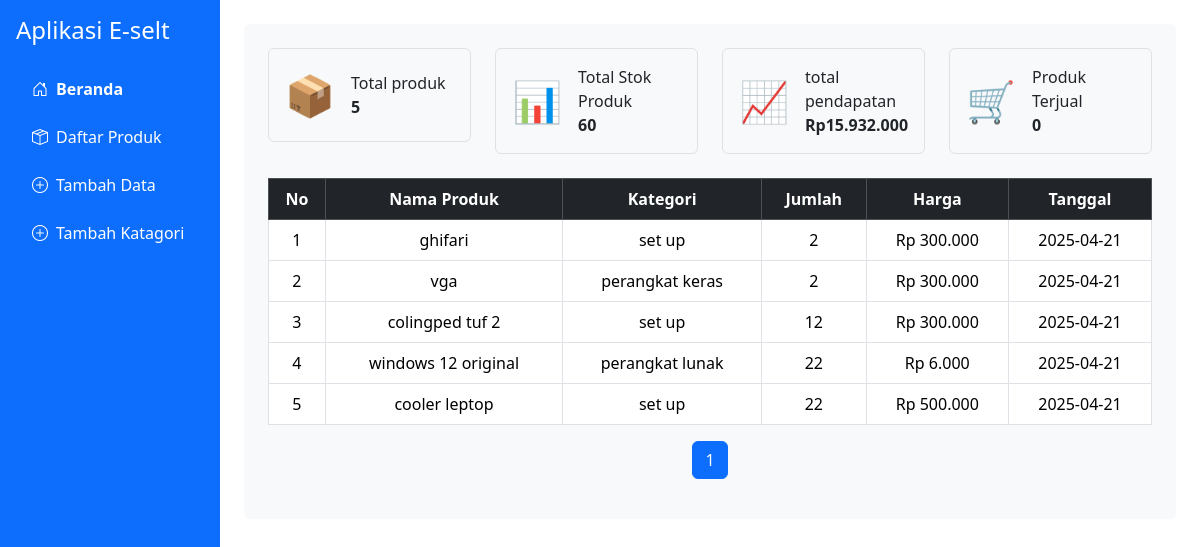
Screenshot of /beranda.php with the database file from the repository.
### tables this page shows
CREATE TABLE `tabel_barang` (
  `id` int(55) NOT NULL,
  `nama_barang` varchar(55) NOT NULL,
  `katagori` varchar(55) NOT NULL,
  `jumlah` int(55) NOT NULL,
  `harga` decimal(55,0) NOT NULL,
  `tanggal` date NOT NULL
);

### beranda.php (the view, shortened to what this page needs)
<?php
include 'conn.php';
$total_produk     = mysqli_num_rows(mysqli_query($conn, "SELECT * FROM tabel_barang"));
$total_stok       = mysqli_fetch_assoc(mysqli_query($conn, "SELECT SUM(jumlah) as total FROM tabel_barang"))['total'] ?? 0;
$total_pendapatan = mysqli_fetch_assoc(mysqli_query($conn, "SELECT SUM(jumlah * harga) as total FROM tabel_barang"))['total'] ?? 0;
$produk_terjual   = 0;
$limit  = 5;
$page   = isset($_GET['page']) ? (int)$_GET['page'] : 1;
$offset = ($page - 1) * $limit;
$data = mysqli_query($conn, "SELECT * FROM tabel_barang ORDER BY id DESC LIMIT $limit OFFSET $offset");
$total_data = mysqli_num_rows(mysqli_query($conn, "SELECT * FROM tabel_barang"));
$total_pages = ceil($total_data / $limit);
?>
<!DOCTYPE html>
<html lang="id">
<head>
    <link href="https://cdn.jsdelivr.net/npm/bootstrap@5.3.2/dist/css/bootstrap.min.css" rel="stylesheet">
    <link href="https://cdn.jsdelivr.net/npm/bootstrap-icons@1.10.5/font/bootstrap-icons.css" rel="stylesheet">
</head>
<body>
    <div class="d-flex">
        <div class="bg-primary text-white p-3 vh-100 position-fixed no-print" style="width: 220px;">
            <h4 class="mb-4">Aplikasi E-selt</h4>
            <ul class="nav flex-column">
                <li class="nav-item mb-2">
                    <a class="nav-link text-white d-flex align-items-center <?php echo basename($_SERVER['PHP_SELF']) == 'beranda.php' ? 'active fw-bold' : ''; ?>" href="beranda.php">
                        <i class="bi bi-house-door me-2"></i> Beranda
                    </a>
                </li>
                <li class="nav-item mb-2">
                    <a class="nav-link text-white d-flex align-items-center <?php echo basename($_SERVER['PHP_SELF']) == 'index.php' ? 'active fw-bold' : ''; ?>" href="index.php">
                        <i class="bi bi-box-seam me-2"></i> Daftar Produk
                    </a>
                </li>
                <li class="nav-item mb-2">
                    <a class="nav-link text-white d-flex align-items-center <?php echo basename($_SERVER['PHP_SELF']) == 'tambah.php' ? 'active fw-bold' : ''; ?>" href="tambah.php">
                        <i class="bi bi-plus-circle me-2"></i> Tambah Data
                    </a>
                </li>
                <li class="nav-item mb-2">
                    <a class="nav-link text-white d-flex align-items-center <?php echo basename($_SERVER['PHP_SELF']) == 'tambah.php' ? 'active fw-bold' : ''; ?>" href="katagori.php">
                        <i class="bi bi-plus-circle me-2"></i> Tambah Katagori
                    </a>
                </li>
            </ul>
        </div>
        <div class="flex-grow-1" style="margin-left: 220px;">
            <div class="container-fluid pt-4 px-4">
                <div class="bg-light rounded p-4">
                    <div class="row mb-4">
                        <div class="col-md-3">
                            <div class="bg-light p-3 rounded border d-flex align-items-center">
                                <div class="me-3 fs-1 text-success">📦</div>
                                <div>
                                    <div>Total produk</div>
                                    <strong><?= $total_produk ?></strong>
                                </div>
                            </div>
                        </div>
                        <div class="col-md-3">
                            <div class="bg-light p-3 rounded border d-flex align-items-center">
                                <div class="me-3 fs-1 text-success">📊</div>
                                <div>
                                    <div>Total Stok Produk</div>
                                    <strong><?= $total_stok ?></strong>
                                </div>
                            </div>
                        </div>
                        <div class="col-md-3">
                            <div class="bg-light p-3 rounded border d-flex align-items-center">
                                <div class="me-3 fs-1 text-success">📈</div>
                                <div>
                                    <div>total pendapatan</div>
                                    <strong>Rp<?= number_format($total_pendapatan, 0, ',', '.') ?></strong>
                                </div>
                            </div>
                        </div>
                        <div class="col-md-3">
                            <div class="bg-light p-3 rounded border d-flex align-items-center">
                                <div class="me-3 fs-1 text-success">🛒</div>
                                <div>
                                    <div>Produk Terjual</div>
                                    <strong><?= $produk_terjual ?></strong>
                                </div>
                            </div>
                        </div>
                    </div>
                    <div class="table-responsive">
                        <table class="table table-bordered table-hover text-center">
                            <thead class="table-dark">
                                <tr>
                                    <th>No</th>
                                    <th>Nama Produk</th>
                                    <th>Kategori</th>
                                    <th>Jumlah</th>
                                    <th>Harga</th>
                                    <th>Tanggal</th>
                                </tr>
                            </thead>
                            <tbody>
                                <?php
                                $no = $offset + 1;
                                if (mysqli_num_rows($data) > 0) :
                                    while ($row = mysqli_fetch_assoc($data)) :
                                ?>
                                        <tr>
                                            <td><?= $no++ ?></td>
                                            <td><?= htmlspecialchars($row['nama_barang']) ?></td>
                                            <td><?= htmlspecialchars($row['katagori']) ?></td>
                                            <td><?= htmlspecialchars($row['jumlah']) ?></td>
                                            <td>Rp <?= number_format($row['harga'], 0, ',', '.') ?></td>
                                            <td><?= htmlspecialchars($row['tanggal']) ?></td>
                                        </tr>
                                    <?php endwhile;
                                else: ?>
                                    <tr>
                                        <td colspan="6">Data tidak ditemukan.</td>
                                    </tr>
                                <?php endif; ?>
                            </tbody>
                        </table>
                    </div>
                    <nav>
                        <ul class="pagination justify-content-center">
                            <?php for ($i = 1; $i <= $total_pages; $i++) : ?>
                                <li class="page-item <?= $i == $page ? 'active' : '' ?>">
                                    <a class="page-link" href="?page=<?= $i ?>"><?= $i ?></a>
                                </li>
                            <?php endfor; ?>
                        </ul>
                    </nav>
                </div>
            </div>
        </div>
    </div>
</body>
</html>

### rows the page displays
tabel_barang: nama_barang "ghifari", katagori "set up", jumlah "2", harga "300.000", tanggal "2025-04-21"
tabel_barang: nama_barang "vga", katagori "perangkat keras", jumlah "2", harga "300.000", tanggal "2025-04-21"
tabel_barang: nama_barang "colingped tuf 2", katagori "set up", jumlah "12", harga "300.000", tanggal "2025-04-21"
tabel_barang: nama_barang "windows 12 original", katagori "perangkat lunak", jumlah "22", harga "6.000", tanggal "2025-04-21"
tabel_barang: nama_barang "cooler leptop", katagori "set up", jumlah "22", harga "500.000", tanggal "2025-04-21"

### other values shown
$total_produk "5"
$total_stok "60"
$total_pendapatan "15.932.000"
$produk_terjual "0"
